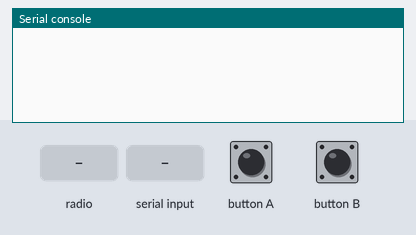
Simulated run of this program. Board: Calliope mini (MakeCode). Parts: the last lines printed to the serial console. The test bench sets the inputs (shaded band). No radio messages arrive unless stated (any console line starting 'radio sent:' is added by the test bench).

Above: at 1.2 s.
1.3 s: radio message "1" arrives
At 2.4 s:
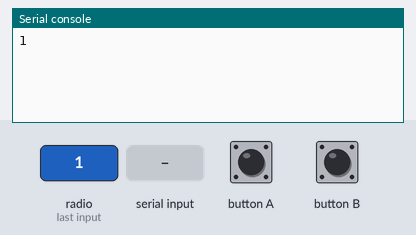
2.8 s: "5" typed at the serial console, then Enter
At 3.5 s:
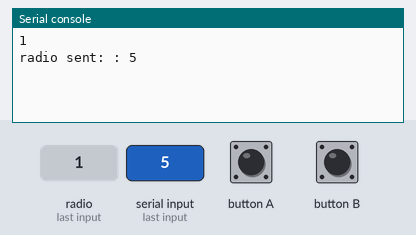

Measured:
- after the input at 1.3 s, the serial console: prints a new line at once (image 1)
- after the input at 2.8 s, the serial console: prints a new line at once (image 2)

The program:

main.ts
```typescript
let name = ""
serial.onDataReceived(serial.delimiters(Delimiters.NewLine), function () {
    if (input.buttonIsPressed(Button.A)) {
        radio.setGroup(parseFloat(serial.readLine()))
    } else if (input.buttonIsPressed(Button.B)) {
        name = serial.readLine()
    } else {
        radio.sendString("" + name + ": " + serial.readLine())
        serial.writeLine("" + name + ": " + serial.readLine())
    }
})
radio.onReceivedString(function (receivedString) {
    serial.writeLine(receivedString)
})
basic.forever(function () {

})
```

test.ts
```typescript
// Hier kann man Tests durchführen; diese Datei wird nicht kompiliert, wenn dieses Paket als Erweiterung verwendet wird.
```
